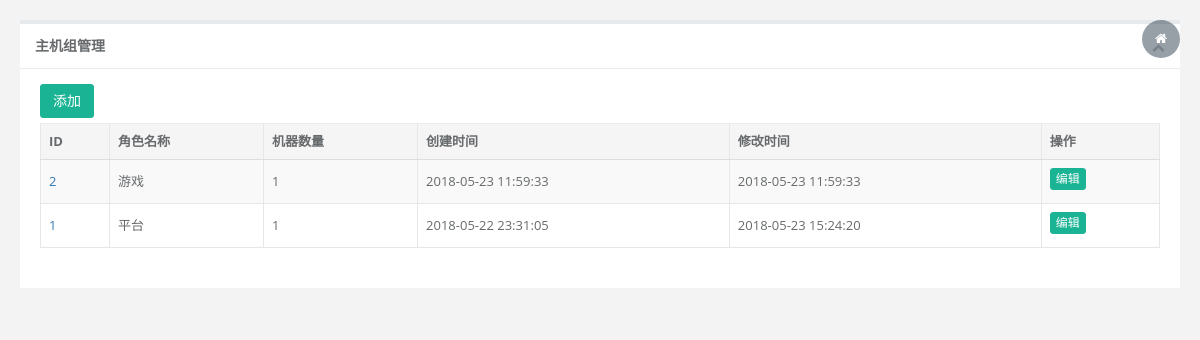
The app's page /asset/role_list (signed in) with its own data.
### asset/models.py (models this page shows, shortened)
class HostGroup(models.Model):
    name = models.CharField(max_length=32,unique=True,verbose_name=u'组名')
    servers = models.ManyToManyField('Assets')
    ctime = models.DateTimeField(auto_now_add=True)
    utime = models.DateTimeField(auto_now=True)
    class Meta:
        db_table = 'hostgroups'
        verbose_name = u'主机组'
        verbose_name_plural = u'主机组'
        permissions = (
            ("can_add_hostgroup", ("可以添加主机组")),
            ("can_change_hostgroup", ("可以修改主机组信息")),
            ("can_delete_hostrgroup", ("可以删除主机组")),
            ("can_view_hostgroup", ("可以查看主机组")),
        )

### asset/views.py (the view)
class HostGroupList(LoginRequiredMixin,PermissionRequiredMixin,ListView):
    template_name = 'asset/roles.html'
    model = models.HostGroup
    context_object_name = "group_list"
    queryset =  models.HostGroup.objects.all()
    ordering = ('-id'),
    permission_required = 'asset.can_view_hostgroup'
    raise_exception = True

### templates/asset/roles.html (shortened to what this page needs)
<!DOCTYPE html>
<html>
<head>
    <link href="/static/css/bootstrap.min.css?v=3.3.6" rel="stylesheet">
    <link href="/static/css/font-awesome.css?v=4.4.0" rel="stylesheet">
    <link href="/static/plugins/dataTables/dataTables.bootstrap.css" rel="stylesheet">
    <link href="/static/css/animate.css" rel="stylesheet">
    <link href="/static/css/style.css?v=4.1.0" rel="stylesheet">
</head>
<body class="gray-bg">
    <div class="wrapper wrapper-content animated fadeInRight">
        <div class="row">
            <div class="col-sm-12">
                <div class="ibox float-e-margins">
                    <div class="ibox-title">
                        <h5>主机组管理</h5>
                        <div class="ibox-tools">
                            <a class="collapse-link">
                                <i class="fa fa-chevron-up"></i>
                            </a>
                        </div>
                    </div>
                    <div class="ibox-content">
                        <div>
                            <a  href="{% url 'role_add' %}" class="btn btn-primary">添加</a>
                        <table class="table table-striped table-bordered table-hover dataTables-host">
                            <thead>
                                <tr>
                                    <th>ID</th>
                                    <th>角色名称</th>
                                    <th>机器数量</th>
                                    <th>创建时间</th>
                                    <th>修改时间</th>
                                    <th>操作</th>
                                </tr>
                            </thead>
                            <tbody>
                              {%  for role in group_list %}
                                <tr class="gradeX">
                                    <td><a href="{% url 'group_asset' role.id %}">{{ role.id }}</a></td>
                                    <td>{{ role.name}}</td>
                                    <td>{{ role.servers.count }}</td>
                                    <td>{{ role.ctime }}</td>
                                    <td>{{ role.utime }}</td>
                                    <td><a class="btn btn-primary  btn-xs "
                                                   href="{% url 'role_edit' role.id %}">编辑</a></td>
                                </tr>
                            {% endfor %}
                            </tbody>
                        </table>
                    </div>
                </div>
            </div>
        </div>
    </div>
    </div>
</body>
</html>

### records on screen
HostGroup: id "2", name "游戏", servers.count "1", ctime "2018-05-23 11:59:33", utime "2018-05-23 11:59:33"
HostGroup: id "1", name "平台", servers.count "1", ctime "2018-05-22 23:31:05", utime "2018-05-23 15:24:20"
